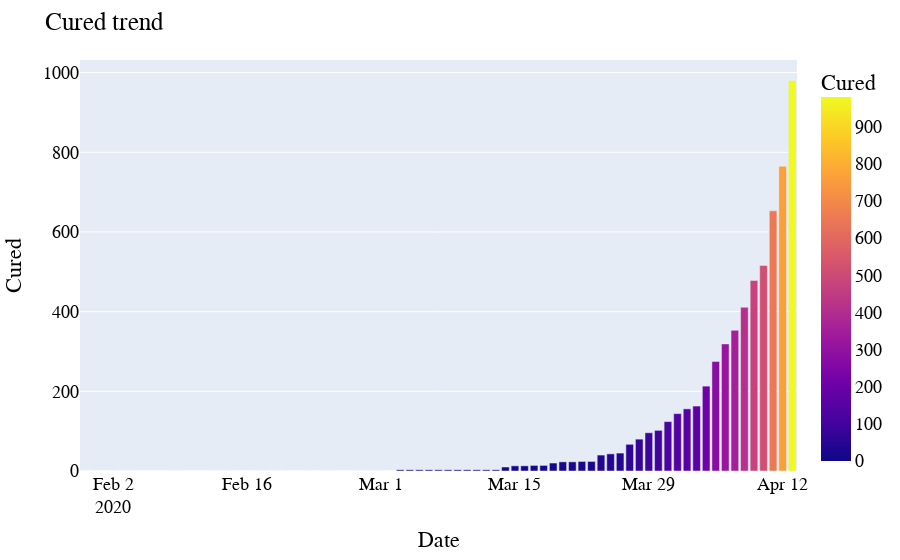

The code cell stored with this chart in its notebook:
### Markdown cell above
## Cured

### Code cell
fig = px.bar(date_group, x='Date', y='Cured', color='Cured')

fig.update_layout(
    title="Cured trend",    
    font=dict(
        family="Courier New, monospace",
        size=18,
        color="black"
    )
)

fig.show()

### Figure 1 — Plotly figure (JSON) as saved in the notebook; plotly's stock layout.template omitted (floating-point values rounded to 4 significant figures)
{"data": [{"alignmentgroup": "True", "hovertemplate": "Date=%{x}<br>Cured=%{marker.color}<extra></extra>", "legendgroup": "", "marker": {"color": [0, 0, 0, 0, 0, 0, 0, 0, 0, 0, 0, 0, 0, 0, 0, 0, 0, 0, 0, 0, 0, 0, 0, 0, 0, 0, 0, 0, 0, 0, 0, 0, 0, 3, 3, 3, 3, 3, 3, 3, 3, 3, 3, 3, 10, 13, 13, 14, 14, 20, 23, 23, 24, 24, 40, 43, 45, 67, 80, 96, 102, 124, 144, 156, 163, 213, 275, 319, 353, 411, 478, 516, 653, 765, 980], "coloraxis": "coloraxis"}, "name": "", "offsetgroup": "", "orientation": "v", "showlegend": false, "textposition": "auto", "type": "bar", "x": ["2020-01-30T00:00:00", "2020-01-31T00:00:00", "2020-02-01T00:00:00", "2020-02-02T00:00:00", "2020-02-03T00:00:00", "2020-02-04T00:00:00", "2020-02-05T00:00:00", "2020-02-06T00:00:00", "2020-02-07T00:00:00", "2020-02-08T00:00:00", "2020-02-09T00:00:00", "2020-02-10T00:00:00", "2020-02-11T00:00:00", "2020-02-12T00:00:00", "2020-02-13T00:00:00", "2020-02-14T00:00:00", "2020-02-15T00:00:00", "2020-02-16T00:00:00", "2020-02-17T00:00:00", "2020-02-18T00:00:00", "2020-02-19T00:00:00", "2020-02-20T00:00:00", "2020-02-21T00:00:00", "2020-02-22T00:00:00", "2020-02-23T00:00:00", "2020-02-24T00:00:00", "2020-02-25T00:00:00", "2020-02-26T00:00:00", "2020-02-27T00:00:00", "2020-02-28T00:00:00", "2020-02-29T00:00:00", "2020-03-01T00:00:00", "2020-03-02T00:00:00", "2020-03-03T00:00:00", "2020-03-04T00:00:00", "2020-03-05T00:00:00", "2020-03-06T00:00:00", "2020-03-07T00:00:00", "2020-03-08T00:00:00", "2020-03-09T00:00:00", "2020-03-10T00:00:00", "2020-03-11T00:00:00", "2020-03-12T00:00:00", "2020-03-13T00:00:00", "2020-03-14T00:00:00", "2020-03-15T00:00:00", "2020-03-16T00:00:00", "2020-03-17T00:00:00", "2020-03-18T00:00:00", "2020-03-19T00:00:00", "2020-03-20T00:00:00", "2020-03-21T00:00:00", "2020-03-22T00:00:00", "2020-03-23T00:00:00", "2020-03-24T00:00:00", "2020-03-25T00:00:00", "2020-03-26T00:00:00", "2020-03-27T00:00:00", "2020-03-28T00:00:00", "2020-03-29T00:00:00", "2020-03-30T00:00:00", "2020-03-31T00:00:00", "2020-04-01T00:00:00", "2020-04-02T00:00:00", "2020-04-03T00:00:00", "2020-04-04T00:00:00", "2020-04-05T00:00:00", "2020-04-06T00:00:00", "2020-04-07T00:00:00", "2020-04-08T00:00:00", "2020-04-09T00:00:00", "2020-04-10T00:00:00", "2020-04-11T00:00:00", "2020-04-12T00:00:00", "2020-04-13T00:00:00"], "xaxis": "x", "y": [0, 0, 0, 0, 0, 0, 0, 0, 0, 0, 0, 0, 0, 0, 0, 0, 0, 0, 0, 0, 0, 0, 0, 0, 0, 0, 0, 0, 0, 0, 0, 0, 0, 3, 3, 3, 3, 3, 3, 3, 3, 3, 3, 3, 10, 13, 13, 14, 14, 20, 23, 23, 24, 24, 40, 43, 45, 67, 80, 96, 102, 124, 144, 156, 163, 213, 275, 319, 353, 411, 478, 516, 653, 765, 980], "yaxis": "y"}], "layout": {"barmode": "relative", "coloraxis": {"colorbar": {"title": {"text": "Cured"}}, "colorscale": [[0, "#0d0887"], [0.1111, "#46039f"], [0.2222, "#7201a8"], [0.3333, "#9c179e"], [0.4444, "#bd3786"], [0.5556, "#d8576b"], [0.6667, "#ed7953"], [0.7778, "#fb9f3a"], [0.8889, "#fdca26"], [1, "#f0f921"]]}, "font": {"color": "black", "family": "Courier New, monospace", "size": 18}, "legend": {"tracegroupgap": 0}, "margin": {"t": 60}, "title": {"text": "Cured trend"}, "xaxis": {"anchor": "y", "domain": [0, 1], "title": {"text": "Date"}}, "yaxis": {"anchor": "x", "domain": [0, 1], "title": {"text": "Cured"}}}}
